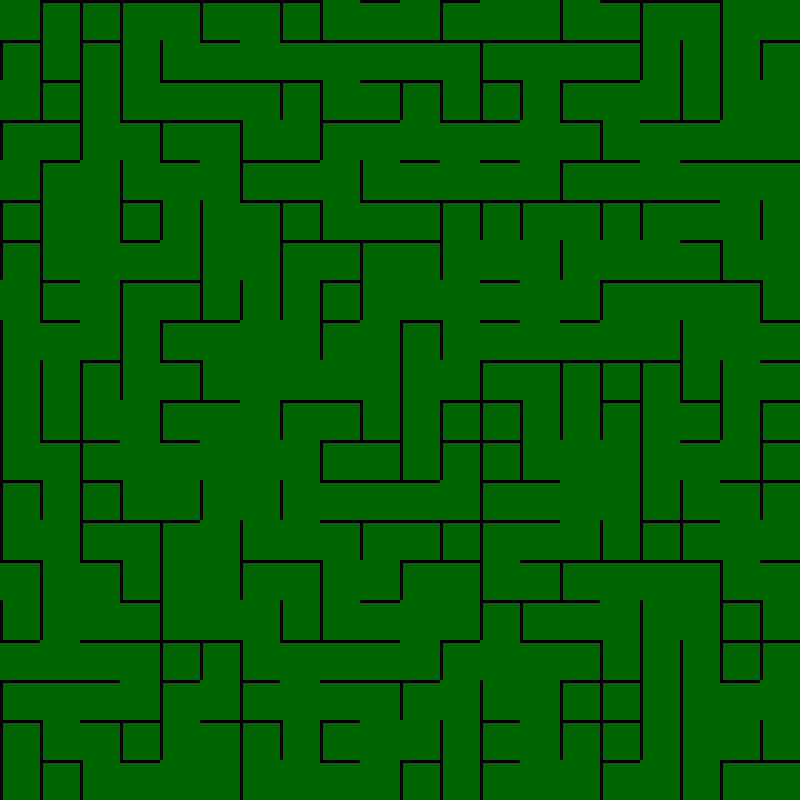
Frame 1 (no input)
Frame 60 (the mouse pressed at the canvas centre just before this capture): identical to frame 1, image omitted
Frame 120 (the mouse held since frame 60 and released just before this capture): identical to frame 1, image omitted

The Processing sketch that drew this single still picture (run headless with seeded random() and noise(); from frame 60 on, the mouse is pressed at the canvas centre):

// Processing sketch: roads_omore
// ── roads_omore.pde
enum TYPE {
  GROUND, 
    ROAD, 
    BUILDING
}

TYPE[][] map;

final int BLOCK_SIZE = 16;


final int MA = 16 * 20;
final int MD = 16 * 20;

PGraphics mapG;
void setup() {
  size(800, 800);
  map = new TYPE[MA][MD];
  for (int x = 0; x < MA; x += 1) {
    for (int y = 0; y < MD; y += 1) {
      map[x][y]= TYPE.GROUND;
    }
  }
  noSmooth();
  
  verticalRoads();
  horizRoads();
  
  mapG = createGraphics(MA, MD);
  mapG.beginDraw();
  mapG.loadPixels();
  //vertical roads




  for (int x = 0; x < MA; x += 1) {
    for (int y = 0; y < MD; y += 1) {
      TYPE t = map[x][y];

      switch (t) {
      case GROUND:
        mapG.pixels[y * mapG.width + x] = color(0, 100, 0);

        break;
      case ROAD:
        mapG.pixels[y * mapG.width + x] = color(0);
        break;
      case BUILDING:
        mapG.pixels[y * mapG.width + x] = color(200);
        break;
      }
      //print(" (" + x + "," + y + ")");
      //point(x, y);
    }
  }
  mapG.updatePixels();
  mapG.endDraw();
}


void draw() {
  background(0);
  image(mapG, 0, 0, width, height);
}

// ── road_funcs.pde
void verticalRoads() {
  for (int x = 0; x < MA; x += 1) {

    if (x % BLOCK_SIZE == 0) {

      boolean go = false;

      for (int y = 0; y < MD; y += 1) {
        if (y % BLOCK_SIZE == 0) {
          if (random(1) < 0.5) {
            go = true;
          }
        }

        if (go) {
          map[x][y] = TYPE.ROAD;
        }

        if (y % BLOCK_SIZE == BLOCK_SIZE -1) {
          go = false;
        }
      }
    }
  }
}


void horizRoads() {
  for (int y = 0; y < MA; y += 1) {

    if (y % BLOCK_SIZE == 0) {

      boolean go = false;

      for (int x = 0; x < MD; x += 1) {
        if (x % BLOCK_SIZE == 0) {
          if (random(1) < 0.5) {
            go = true;
          }
        }

        if (go) {
          map[x][y] = TYPE.ROAD;
        }

        if (x % BLOCK_SIZE == BLOCK_SIZE -1) {
          go = false;
        }
      }
    }
  }
}
